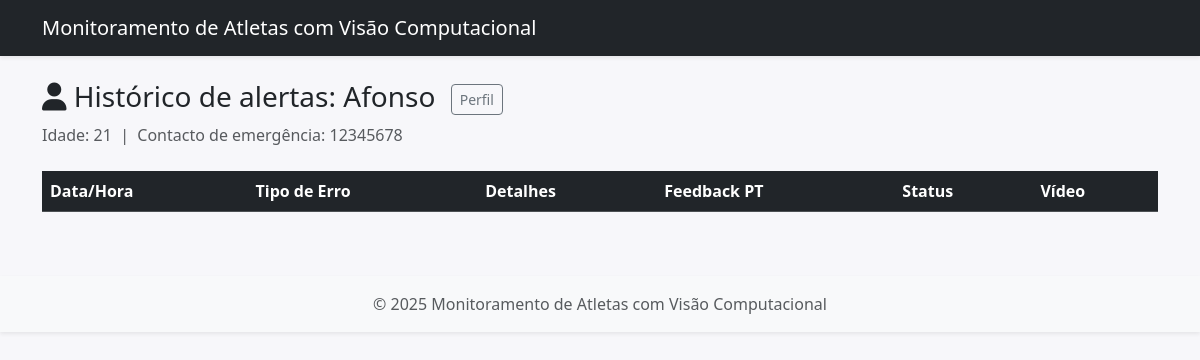
/FrontEnd/historico_aluno.php?id=2, run on the app's committed database.
### tables this page shows
CREATE TABLE `students` (
  `id` int(11) NOT NULL,
  `nome` varchar(100) DEFAULT NULL,
  `idade` int(11) DEFAULT NULL,
  `foto` varchar(255) DEFAULT NULL,
  `contacto_emergencia` varchar(50) DEFAULT NULL,
  `historico_lesoes` text DEFAULT NULL,
  `observacoes` text DEFAULT NULL
);

### FrontEnd/historico_aluno.php (the view, shortened to what this page needs)
<?php
$id = intval($_GET['id']);
$db = getDB();
$stmt = $db->prepare("SELECT * FROM students WHERE id = ?");
$stmt->execute([$id]);
$aluno = $stmt->fetch(PDO::FETCH_ASSOC);
include 'templates/header.php';
?>
<h3>
    <i class="fa fa-user"></i> Histórico de alertas: <?= htmlspecialchars($aluno['nome']) ?>
    <a href="perfil_aluno.php?id=<?= $aluno['id'] ?>" class="btn btn-outline-secondary btn-sm ms-2">Perfil</a>
</h3>
<div class="mb-4">
    <span class="text-muted">Idade: <?= htmlspecialchars($aluno['idade']) ?> &nbsp;|&nbsp;
    Contacto de emergência: <?= htmlspecialchars($aluno['contacto_emergencia']) ?></span>
</div>
<div style="max-height:420px;overflow:auto;">
    <table class="table table-striped align-middle">
        <thead class="table-dark">
            <tr>
                <th>Data/Hora</th>
                <th>Tipo de Erro</th>
                <th>Detalhes</th>
                <th>Feedback PT</th>
                <th>Status</th>
                <th>Vídeo</th>
            </tr>
        </thead>
    </table>
</div>
<?php include 'templates/footer.php'; ?>

### data on the page
students: nome "Afonso", idade "21", contacto_emergencia "12345678"
